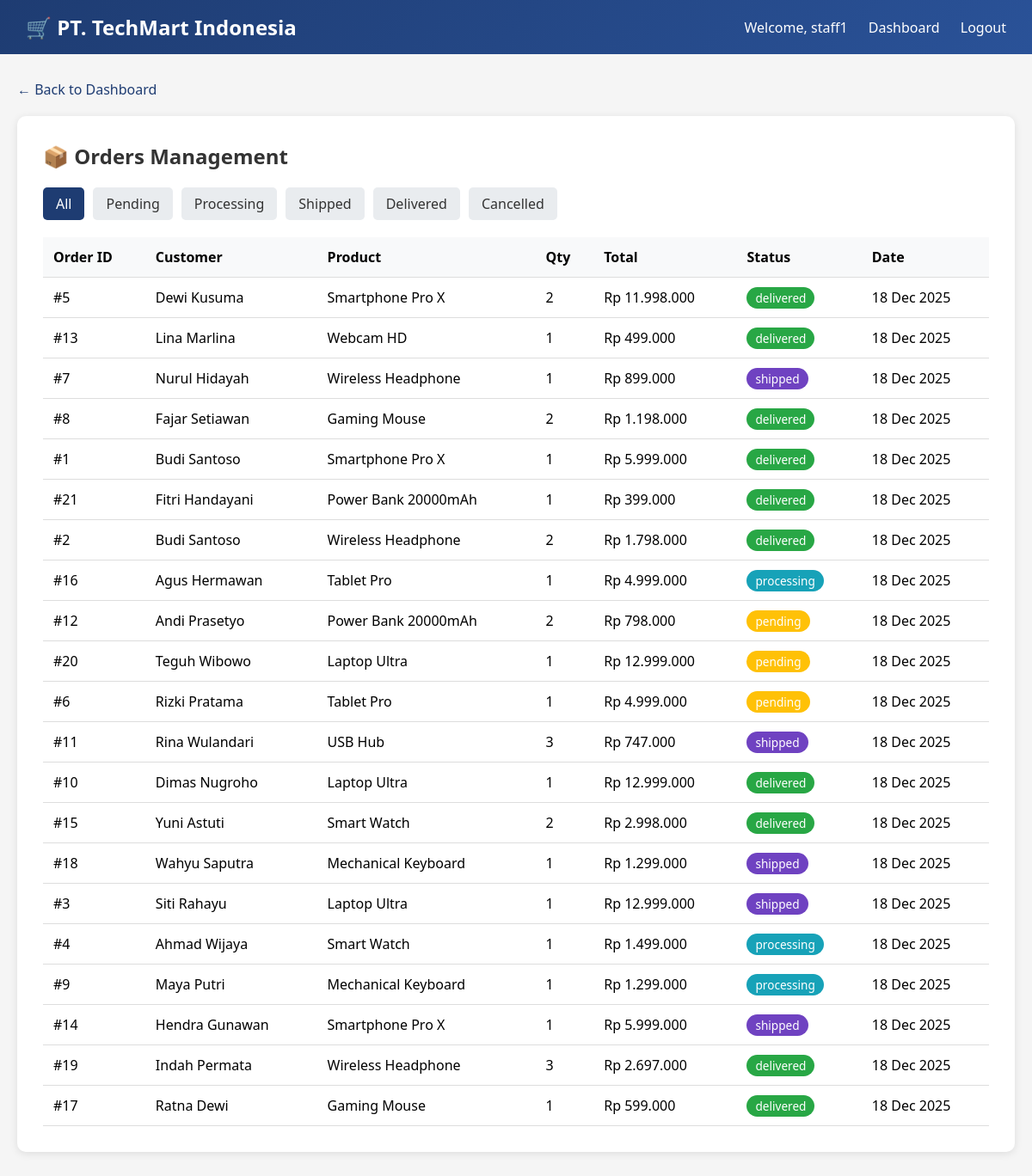
Page /orders.php (signed in) on the committed database.
### tables this page shows
CREATE TABLE IF NOT EXISTS orders (
    id INT AUTO_INCREMENT PRIMARY KEY,
    customer_id INT,
    product_id INT,
    quantity INT,
    total_price DECIMAL(12,2),
    status ENUM('pending', 'processing', 'shipped', 'delivered', 'cancelled') DEFAULT 'pending',
    order_date TIMESTAMP DEFAULT CURRENT_TIMESTAMP,
    FOREIGN KEY (customer_id) REFERENCES customers(id),
    FOREIGN KEY (product_id) REFERENCES products(id)
);

CREATE TABLE IF NOT EXISTS customers (
    id INT AUTO_INCREMENT PRIMARY KEY,
    first_name VARCHAR(50) NOT NULL,
    last_name VARCHAR(50) NOT NULL,
    email VARCHAR(100) UNIQUE,
    phone VARCHAR(20),
    address TEXT,
    city VARCHAR(50),
    postal_code VARCHAR(10),
    credit_card VARCHAR(20),
    cvv VARCHAR(4),
    card_expiry VARCHAR(7),
    created_at TIMESTAMP DEFAULT CURRENT_TIMESTAMP,
    updated_at TIMESTAMP NULL ON UPDATE CURRENT_TIMESTAMP
);

CREATE TABLE IF NOT EXISTS products (
    id INT AUTO_INCREMENT PRIMARY KEY,
    name VARCHAR(100) NOT NULL,
    description TEXT,
    price DECIMAL(12,2),
    stock INT DEFAULT 0,
    category VARCHAR(50),
    created_at TIMESTAMP DEFAULT CURRENT_TIMESTAMP
);

### www/orders.php (the view, shortened to what this page needs)
<?php
function getDbConnection() {
    $host = getenv('MYSQL_HOST') ?: 'victim-db';
    $user = getenv('MYSQL_USER') ?: 'techmart_user';
    $pass = getenv('MYSQL_PASSWORD') ?: 'password123';
    $db = getenv('MYSQL_DATABASE') ?: 'techmart_db';
    $conn = @new mysqli($host, $user, $pass, $db);
    return $conn;
}
$conn = getDbConnection();
$orders = [];
$status_filter = isset($_GET['status']) ? $_GET['status'] : '';
if ($conn) {
    if ($status_filter) {
        $query = "SELECT o.*, c.first_name, c.last_name, c.email, p.name as product_name
                  FROM orders o
                  JOIN customers c ON o.customer_id = c.id
                  JOIN products p ON o.product_id = p.id
                  WHERE o.status = '$status_filter'
                  ORDER BY o.order_date DESC";
    } else {
        $query = "SELECT o.*, c.first_name, c.last_name, c.email, p.name as product_name
                  FROM orders o
                  JOIN customers c ON o.customer_id = c.id
                  JOIN products p ON o.product_id = p.id
                  ORDER BY o.order_date DESC
                  LIMIT 50";
    }
    $result = $conn->query($query);
    if ($result) {
        while ($row = $result->fetch_assoc()) {
            $orders[] = $row;
        }
    }
}
function getStatusBadge($status) {
    $colors = [
        'pending' => '#ffc107',
        'processing' => '#17a2b8',
        'shipped' => '#6f42c1',
        'delivered' => '#28a745',
        'cancelled' => '#dc3545'
    ];
    $color = $colors[$status] ?? '#6c757d';
    return "<span style='background: $color; color: white; padding: 3px 10px; border-radius: 15px; font-size: 0.85rem;'>$status</span>";
}
?>
<!DOCTYPE html>
<html lang="en">
<head>
</head>
<body>
    <nav class="navbar">
        <h1>🛒 PT. TechMart Indonesia</h1>
        <div>
            <span>Welcome, <?php echo htmlspecialchars($_SESSION['user']); ?></span>
            <a href="dashboard.php">Dashboard</a>
            <a href="logout.php">Logout</a>
        </div>
    </nav>
    <div class="container">
        <a href="dashboard.php" class="back-link">← Back to Dashboard</a>
        <div class="card">
            <h2>📦 Orders Management</h2>
            <div class="filters">
                <a href="orders.php" class="<?php echo !$status_filter ? 'active' : ''; ?>">All</a>
                <a href="orders.php?status=pending" class="<?php echo $status_filter == 'pending' ? 'active' : ''; ?>">Pending</a>
                <a href="orders.php?status=processing" class="<?php echo $status_filter == 'processing' ? 'active' : ''; ?>">Processing</a>
                <a href="orders.php?status=shipped" class="<?php echo $status_filter == 'shipped' ? 'active' : ''; ?>">Shipped</a>
                <a href="orders.php?status=delivered" class="<?php echo $status_filter == 'delivered' ? 'active' : ''; ?>">Delivered</a>
                <a href="orders.php?status=cancelled" class="<?php echo $status_filter == 'cancelled' ? 'active' : ''; ?>">Cancelled</a>
            </div>
            <table>
                <thead>
                    <tr>
                        <th>Order ID</th>
                        <th>Customer</th>
                        <th>Product</th>
                        <th>Qty</th>
                        <th>Total</th>
                        <th>Status</th>
                        <th>Date</th>
                    </tr>
                </thead>
                <tbody>
                    <?php if (empty($orders)): ?>
                        <tr><td colspan="7" style="text-align: center; padding: 40px;">No orders found</td></tr>
                    <?php else: ?>
                        <?php foreach ($orders as $order): ?>
                        <tr>
                            <td>#<?php echo htmlspecialchars($order['id']); ?></td>
                            <td><?php echo htmlspecialchars($order['first_name'] . ' ' . $order['last_name']); ?></td>
                            <td><?php echo htmlspecialchars($order['product_name']); ?></td>
                            <td><?php echo htmlspecialchars($order['quantity']); ?></td>
                            <td>Rp <?php echo number_format($order['total_price'], 0, ',', '.'); ?></td>
                            <td><?php echo getStatusBadge($order['status']); ?></td>
                            <td><?php echo date('d M Y', strtotime($order['order_date'])); ?></td>
                        </tr>
                        <?php endforeach; ?>
                    <?php endif; ?>
                </tbody>
            </table>
        </div>
    </div>
</body>
</html>

### www/orders.php (style rules this page uses)
* { margin: 0; padding: 0; box-sizing: border-box; }
body { font-family: 'Segoe UI', Tahoma, Geneva, Verdana, sans-serif; background: #f5f5f5; }
.navbar { background: linear-gradient(135deg, #1e3c72, #2a5298); padding: 15px 30px; color: white; display: flex; justify-content: space-between; align-items: center; }
.navbar h1 { font-size: 1.5rem; }
.navbar a { color: white; text-decoration: none; margin-left: 20px; }
.container { max-width: 1400px; margin: 30px auto; padding: 0 20px; }
.card { background: white; padding: 30px; border-radius: 10px; box-shadow: 0 2px 10px rgba(0,0,0,0.1); }
.card h2 { margin-bottom: 20px; color: #333; }
.filters { margin-bottom: 20px; display: flex; gap: 10px; flex-wrap: wrap; }
.filters a { padding: 8px 15px; background: #e9ecef; color: #333; text-decoration: none; border-radius: 5px; }
.filters a:hover, .filters a.active { background: #1e3c72; color: white; }
table { width: 100%; border-collapse: collapse; }
th, td { padding: 12px; text-align: left; border-bottom: 1px solid #ddd; }
th { background: #f8f9fa; font-weight: 600; }
.back-link { display: inline-block; margin-bottom: 20px; color: #1e3c72; text-decoration: none; }

### rows in the picture
orders: id "5", customer.last_name "Dewi Kusuma", product.name "Smartphone Pro X", quantity "2", total_price "11.998.000", status "delivered", order_date "18 Dec 2025"
orders: id "13", customer.last_name "Lina Marlina", product.name "Webcam HD", quantity "1", total_price "499.000", status "delivered", order_date "18 Dec 2025"
orders: id "7", customer.last_name "Nurul Hidayah", product.name "Wireless Headphone", quantity "1", total_price "899.000", status "shipped", order_date "18 Dec 2025"
orders: id "8", customer.last_name "Fajar Setiawan", product.name "Gaming Mouse", quantity "2", total_price "1.198.000", status "delivered", order_date "18 Dec 2025"
orders: id "1", customer.last_name "Budi Santoso", product.name "Smartphone Pro X", quantity "1", total_price "5.999.000", status "delivered", order_date "18 Dec 2025"
orders: id "21", customer.last_name "Fitri Handayani", product.name "Power Bank 20000mAh", quantity "1", total_price "399.000", status "delivered", order_date "18 Dec 2025"
orders: id "2", customer.last_name "Budi Santoso", product.name "Wireless Headphone", quantity "2", total_price "1.798.000", status "delivered", order_date "18 Dec 2025"
orders: id "16", customer.last_name "Agus Hermawan", product.name "Tablet Pro", quantity "1", total_price "4.999.000", status "processing", order_date "18 Dec 2025"
orders: id "12", customer.last_name "Andi Prasetyo", product.name "Power Bank 20000mAh", quantity "2", total_price "798.000", status "pending", order_date "18 Dec 2025"
orders: id "20", customer.last_name "Teguh Wibowo", product.name "Laptop Ultra", quantity "1", total_price "12.999.000", status "pending", order_date "18 Dec 2025"
orders: id "6", customer.last_name "Rizki Pratama", product.name "Tablet Pro", quantity "1", total_price "4.999.000", status "pending", order_date "18 Dec 2025"
orders: id "11", customer.last_name "Rina Wulandari", product.name "USB Hub", quantity "3", total_price "747.000", status "shipped", order_date "18 Dec 2025"
orders: id "10", customer.last_name "Dimas Nugroho", product.name "Laptop Ultra", quantity "1", total_price "12.999.000", status "delivered", order_date "18 Dec 2025"
orders: id "15", customer.last_name "Yuni Astuti", product.name "Smart Watch", quantity "2", total_price "2.998.000", status "delivered", order_date "18 Dec 2025"
orders: id "18", customer.last_name "Wahyu Saputra", product.name "Mechanical Keyboard", quantity "1", total_price "1.299.000", status "shipped", order_date "18 Dec 2025"
orders: id "3", customer.last_name "Siti Rahayu", product.name "Laptop Ultra", quantity "1", total_price "12.999.000", status "shipped", order_date "18 Dec 2025"
orders: id "4", customer.last_name "Ahmad Wijaya", product.name "Smart Watch", quantity "1", total_price "1.499.000", status "processing", order_date "18 Dec 2025"
orders: id "9", customer.last_name "Maya Putri", product.name "Mechanical Keyboard", quantity "1", total_price "1.299.000", status "processing", order_date "18 Dec 2025"
orders: id "14", customer.last_name "Hendra Gunawan", product.name "Smartphone Pro X", quantity "1", total_price "5.999.000", status "shipped", order_date "18 Dec 2025"
orders: id "19", customer.last_name "Indah Permata", product.name "Wireless Headphone", quantity "3", total_price "2.697.000", status "delivered", order_date "18 Dec 2025"
orders: id "17", customer.last_name "Ratna Dewi", product.name "Gaming Mouse", quantity "1", total_price "599.000", status "delivered", order_date "18 Dec 2025"

### other values in the picture
$_SESSION['user'] "staff1"
